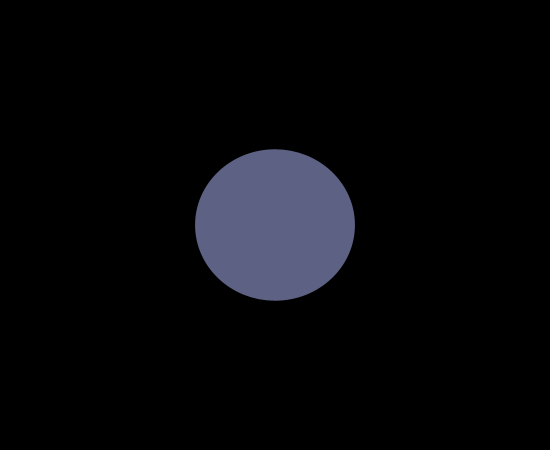
Frame 1 (no input)
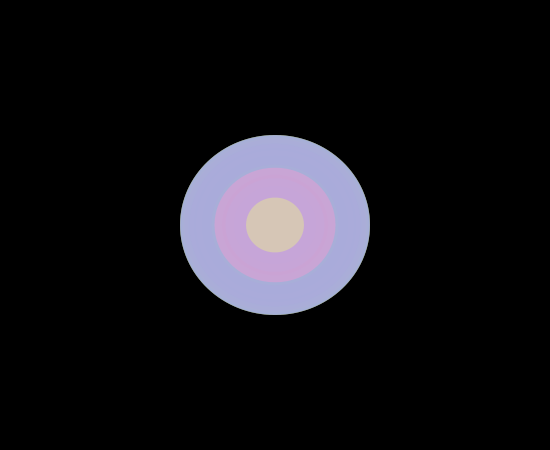
Frame 60 (the mouse pressed at the canvas centre just before this capture)
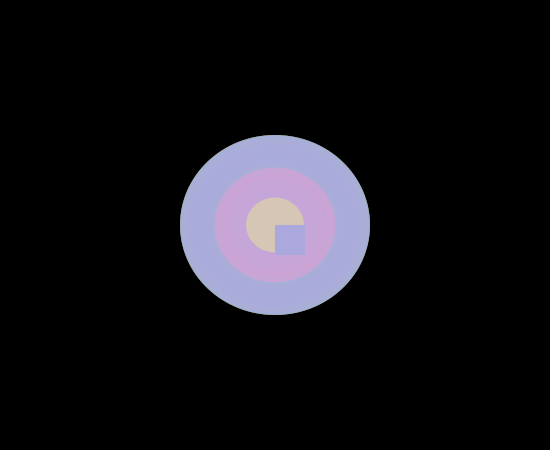
Frame 120 (the mouse held since frame 60 and released just before this capture)

The Processing sketch that drew these frames (run headless with seeded random() and noise(); from frame 60 on, the mouse is pressed at the canvas centre):

// Processing sketch: processing_94781
// ── processing_94781.pde

int counter= 0;
void setup() {  //setup function called initially, only once
  size(550, 450); //defines the size of the box
  background(0);  //set background white
  colorMode(HSB);   //set color to hue, saturation and brightness
  counter = 0;

}

void draw() {  //draw function loops 
  counter++;
  noStroke(); //makes it no stroke
  fill(random(255),75,225,150); //the color of the rectangles and ellipse
  
  if(mousePressed == true) { //add some interaction
    rect(mouseX, mouseY, 30, 30); //draws rectangles if the mouse is pressed
  }
  else {
    ellipse(width/2, height/2, 190*sin(counter), 180*sin(counter)); //draws a ellipse if the mouse is not pressed
    
  }


  }
